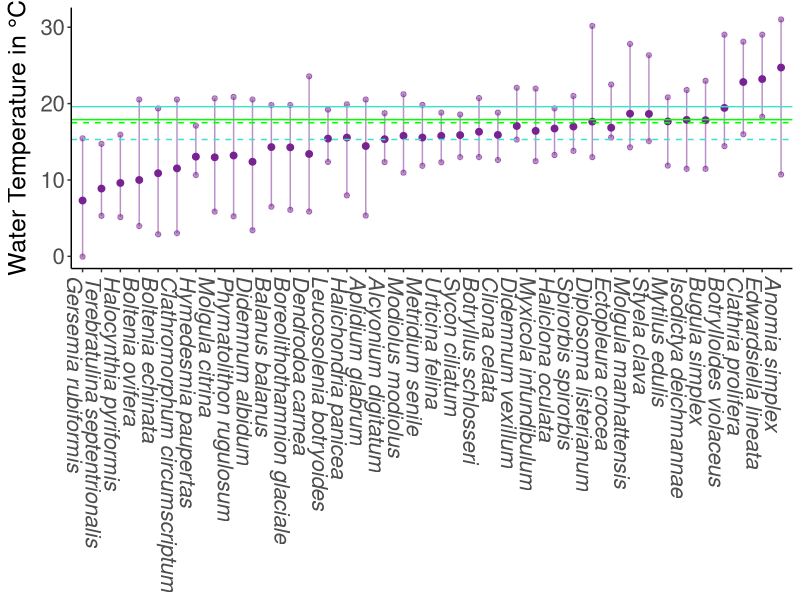
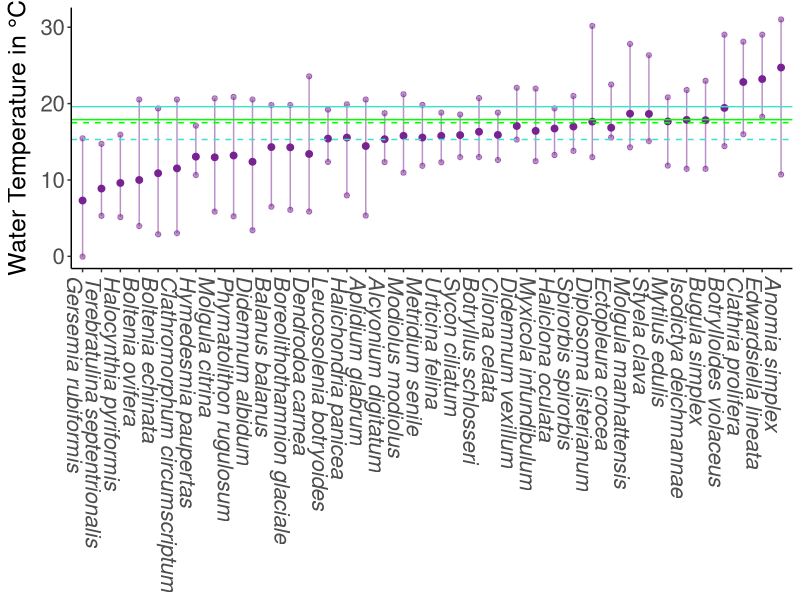

The R script that drew these images, in order:
library(tidyverse)


# read in and go from here
#source("scripts/load_data_settings.r")

thermal_data <- read_csv("data/Occurrence_based_species_thermal_indicies_Photos_100825.csv") |>
  select(gen_spp, species_id, n_obis_rec,
         BO21_tempmax_bdmean_mean, BO21_tempmax_bdmin_mean, BO21_tempmax_bdmin_max,
         BO21_tempmax_bdmean_q5, BO21_tempmax_bdmean_q95)

coefout <- thermal_data

# filter to species we have
# coefout <- filter(coefout, gen_spp %in% subsite_substrate_long$gen_spp)
View(coefout)
# plot data ---------------------------------------------------------------


color2 <- "#782391"

coefout %>% 
  filter(!is.na(gen_spp)) |>
  mutate(gen_spp = forcats::fct_reorder(gen_spp, BO21_tempmax_bdmin_mean) ) %>%
  
  ggplot(aes(x=gen_spp)) +
  
  
  geom_point(aes(y=BO21_tempmax_bdmean_q5),  color = color2, alpha=.5)+
  geom_point(aes(y=BO21_tempmax_bdmean_q95), color = color2, alpha=.5)+
  geom_point(aes(y=BO21_tempmax_bdmean_mean), color = color2, alpha=1, size=2)+
  geom_segment(aes(xend=gen_spp,
                   y=BO21_tempmax_bdmean_q5,
                   yend=BO21_tempmax_bdmean_q95), color = color2, alpha=.5)+
#  annotate(geom="text",
#           x=3, y=30, 
#           hjust=-0.1, vjust=0.2,
#           label = 
#             "\n Max temp at mean depth",
#           color = color2,
#           fontface="bold",
#           size=5) +
  
  labs(x=NULL, y= expression(paste("Water Temperature in ", "\u00b0C"))) +
  theme_classic() +
  theme(#plot.margin = margin(l=25,b=5,unit="pt"),
    axis.text.x = element_text(angle = -90, hjust = 0))+
  geom_hline(yintercept=c(15.3, 17.5), linetype='dashed', color=c('turquoise', 'green')) + #Pre 2004 95% quantile
  geom_hline(yintercept=c(19.6, 17.9), color=c('turquoise', 'green')) + #Post 2004 95% quantile
  theme(axis.text.x = element_text(face = "italic")) +
  theme(axis.text=element_text(size=16),
        axis.title=element_text(size=18))

ggsave("figures/thermal_preference_ranges.jpg")

